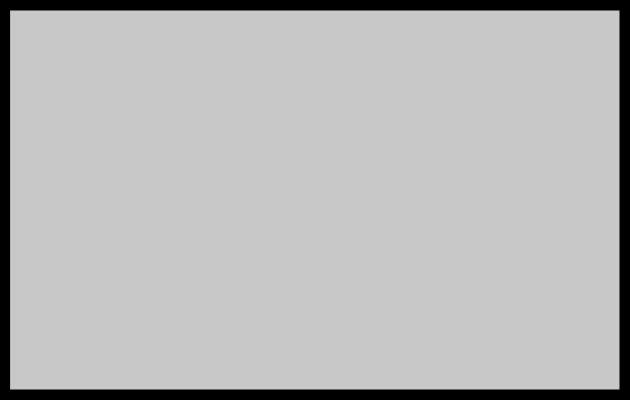
Frame 1 (no input)
Frame 60 (no input): identical to frame 1, image omitted
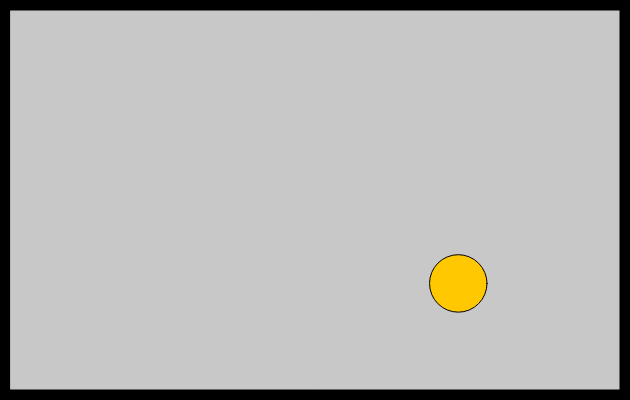
Frame 120 (the mouse pressed at the canvas centre since frame 60)

The p5.js sketch that drew these frames (run headless with seeded random() and noise() and a simulated clock; from frame 60 on, the mouse is pressed at the canvas centre):

// p5.js sketch
// ── sketch.js
// Aim to create a 2D space of balls that interact when collidding into each other 
// Things to continue with: better physics behind collsions, 
// make balls random size, make size acount for weight 


// Variable list 
var balls = [];
var borderWidth = 10;

function setup() {
  createCanvas(630, 400);
}

function draw() {
  background(0);
  drawBorder(borderWidth);
  for (i = (balls.length) - 1; i >= 0; i--) {
    balls[i].display();
    balls[i].move();
    balls[i].wallBounce();
//    balls[i].friction();
    for (j = (balls.length) - 1; j >= 0; j--) {
      if (i != j){
        collisionTest(balls[i], balls[j]);
      }
    }
    // The idea works but i need to think about how this will change the array as we run through it. The numbers get confused.
    // for (j = (balls.length) - 1; j >= 0; j--) {
    //   if (i != j) {
    //     if (postCollision(balls[i], balls[j])) {
    //       var xAv = (balls[i].x+balls[j].x)/2;
    //       var yAv = (balls[i].y+balls[j].y)/2;
    //       var xspeedAv = (balls[i].speed[0]+balls[j].speed[0])/2;
    //       var yspeedAv = (balls[i].speed[1]+balls[j].speed[1])/2;
    //       var growth = balls[i].size + balls[j].size;
    //       balls.push(new Ball(xAv,yAv,xspeedAv,yspeedAv,growth));
    //       balls.splice(i,1);
    //       balls.splice(j,1);
    //     }
    //   }
    // }
  }
}

function mousePressed() {
  balls.push(new Ball(mouseX, mouseY, random(1, 3), random(1, 3), random(20, 70))); // Don't put an equals sign 
}

function collisionTest(ob1, ob2) {
  var r = dist(ob1.x, ob1.y, ob2.x, ob2.y);
  var ratio = ob1.size / ob2.size;
  if (r <= (ob1.size / 2) + (ob2.size / 2)) {
    var speedSaveX = ob1.speed[0];
    ob1.speed[0] = ob2.speed[0] * (1 / ratio);
    ob2.speed[0] = speedSaveX * (ratio);
    var speedSaveY = ob1.speed[1];
    ob1.speed[1] = ob2.speed[1] * (1 / ratio);
    ob2.speed[1] = speedSaveY * (ratio);
  }
}

function postCollision(ob1,ob2) {
  var r = dist(ob1.x, ob1.y, ob2.x, ob2.y);
  if (r < (ob1.size / 2) + (ob2.size / 2)) {
    return true;
  } else {
    return false;
  }
}
// ── Ball.js
// Creates a ball object that tests is it bounces against walls

function Ball(x, y, vx, vy, diam) {
  this.x = x;
  this.y = y;
  this.speed = [vx, vy];
  this.size = diam;

  this.display = function() {
    fill(255, 200, 0);
    ellipse(this.x, this.y, this.size, this.size);
  };

  this.move = function() {
    this.x = this.x + this.speed[0];
    this.y = this.y + this.speed[1];
    // This was an attempted solution to stop wall sticking (it did not work)
    // if (this.speed[0] <= 1.1 && this.speed[0] >= -1.1) {
    //   this.speed[0] = 1.1;
    //   if (this.speed[0] < 0) {
    //     this.speed[0] = -1.1;
    //   } else if (this.speed[0] > 0) {
    //     this.speed[0] = 1.1;
    //   }
    // }
    // if (this.speed[1] <= 1.1 && this.speed[1] >= -1.1) {
    //   if (this.speed[1] < 0) {
    //     this.speed[1] = -1.1;
    //   } else if (this.speed[1] > 0) {
    //     this.speed[1] = 1.1;
    //   }
    // }
  }

  this.wallBounce = function() {
    if (this.x < borderWidth + (this.size / 2) || this.x > width - (borderWidth + (this.size / 2))) {
      this.speed[0] = this.speed[0] * (-1);
    }
    if (this.y < borderWidth + (this.size / 2) || this.y > height - (borderWidth + (this.size / 2))) {
      this.speed[1] = this.speed[1] * (-1);
    }
  }

  this.friction = function() {
    this.speed[0] = (this.speed[0]) * 0.9999;
    this.speed[1] = (this.speed[1]) * 0.9999;
  }
}
// ── drawBorder.js
// Draws a border on the screen 

function drawBorder(borderWidth) {
  fill(200);
  rect(borderWidth,borderWidth,width-(borderWidth*2),height-(borderWidth*2));
}
